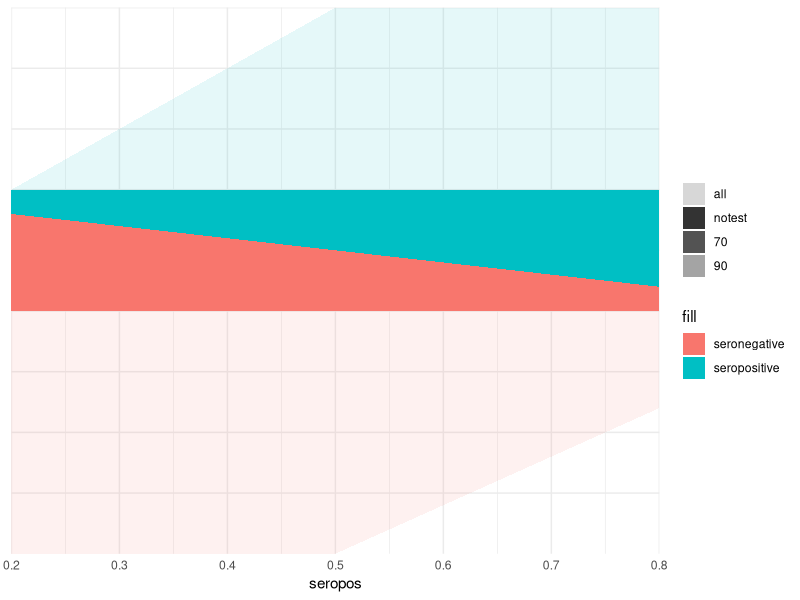

Write the R code that produced this figure.

suppressPackageStartupMessages({
  require(data.table)
  require(ggplot2)
  require(patchwork)
})

#' panel A: with increasing seroprevalence, increasing
#' coverage enabled by testing

PPDmul <- function(TNR, TPR, seropos) TNR + seropos*(1+TPR-TNR)

ref <- data.table(seropos = seq(0,1,by=0.01))

covaxcoverage <- .2

ref[, notest_sp := covaxcoverage*seropos ]
ref[, notest_sn := covaxcoverage*(1-seropos) ]
ref[, test70_sp := notest_sp*(PPDmul(1, .7, seropos) - 1) ]
ref[, test70_sn := notest_sn*(PPDmul(1, .7, seropos) - 1) ]
ref[, test90_sp := notest_sp*(PPDmul(1, .9, seropos)-1) - test70_sp ]
ref[, test90_sn := notest_sn*(PPDmul(1, .9, seropos)-1) - test70_sn ]

ref.mlt <- melt.data.table(
  ref,
  id.vars = "seropos"
)[, c("scenario", "serostatus") := tstrsplit(variable, "_")]

ref.mlt[,
  ord := 2*c("notest"=2,"test70"=1,"test90"=0)[scenario]+c(sp=0, sn=1)[serostatus]
]

ref.mlt[, value := ifelse(serostatus == "sn", -value, value) ]

ref[, costlim70 := PPDmul(1, .7, seropos) - 1 ]
ref[, costlim90 := PPDmul(1, .9, seropos) - 1 ]

alpha_scale <- scale_alpha_manual(
  "Test Performance",
  labels = c(
    "notest"="(No Test)",
    "test70"="70% Sensitivity",
    "test90"="90% Sensitivity"
  ),
  values = c("notest"=.75, "test70"=.5, "test90"=.25)
) 

p.coverage <- ggplot(ref.mlt) +
  aes(seropos, value, group = ord, fill = serostatus, alpha = scenario) +
  geom_area() +
  coord_cartesian(xlim = c(0.2, 0.8), 
                  #ylim = c(0, 0.5), 
                  expand = FALSE) +
  alpha_scale + 
  scale_fill_manual(
    "Vaccinee Serostatus",
    breaks = c("sp","sn"),
    labels = c(sn="Negative", sp="Positive"),
    values = c(sn="dodgerblue", sp="firebrick")
  ) +
  scale_y_continuous("Immunized Fraction", 
                     labels = abs,
                     #breaks = seq(-0.25, 0.5,by =  0.25), 
                     minor_breaks = NULL) +
  scale_x_continuous("Seroprevalence") +
  theme_minimal() +
  theme(
    legend.position = c(0, 1), legend.justification = c(0, 1)
  )

p.coverage.total <- ggplot(ref.mlt) +
  aes(seropos, value, group = ord, fill = serostatus, alpha = scenario) +
  coord_cartesian(xlim = c(0.2, 0.8), ylim = c(0, 1), expand = FALSE) +
  alpha_scale + 
  geom_line(aes(seropos, y=covaxcoverage, alpha = "notest"), 
            ref, inherit.aes = FALSE, show.legend = F) +
  geom_line(aes(seropos, y=(costlim70+1)*covaxcoverage, alpha = "test70"),
            ref, inherit.aes = FALSE, show.legend = F) +
  geom_line(aes(seropos, y=(costlim90+1)*covaxcoverage, alpha = "test90"), 
            ref, inherit.aes = FALSE, show.legend = F) +
  scale_y_continuous("Total Immunized Fraction", 
                     labels = abs,
                     #limits = c(0,1),
                     minor_breaks = NULL) +
  scale_x_continuous("Seroprevalence") +
  theme_minimal() +
  theme(
    legend.position = c(0, 1), legend.justification = c(0, 1)
  )

p.cost <- ggplot(ref) +
  aes(seropos) +
  geom_blank(aes(alpha = "notest"), show.legend = FALSE) +
  geom_line(aes(y=costlim70, alpha = "test70"), show.legend = FALSE) +
  geom_line(aes(y=costlim90, alpha = "test90"), show.legend = FALSE) +
  coord_cartesian(xlim = c(0.2, 0.8), ylim = c(0, 1), expand = FALSE) +
  scale_x_continuous("Seroprevalence") +
  scale_y_continuous("Cost-Limit for Testing,\nas a Fraction of Dose Cost",
                     minor_breaks = NULL,
                     labels = function(x){sprintf("%g",x)}) +
  alpha_scale +
  theme_minimal() +
  theme(
    legend.position = c(0, 1), legend.justification = c(0, 1)
  )

res.p <- p.coverage / (p.coverage.total + p.cost) +
  plot_annotation(tag_levels = "A") +
  plot_layout(guides = "collect")

# ref[, test70_sp := notest_sp*PPDmul(1, .7, seropos) ]
# ref[, test70_sn := notest_sn*PPDmul(1, .7, seropos) ]
# ref[, test90_sp := notest_sp*PPDmul(1, .9, seropos) ]
# ref[, test90_sn := notest_sn*PPDmul(1, .9, seropos) ]

#' want rectangle for the no-test coverage, sn expanding below 0,
#' sp expanding above rectangle

ref[, c(
  "allsn", "sn90", "sn70", "sn",
  "sp", "sp70", "sp90", "allsp"
) := .(
  notest_sn - (1-seropos),
  notest_sn - test90_sn,
  notest_sn - test70_sn,
  notest_sn,
  notest_sn + notest_sp,
  notest_sn + test70_sp,
  notest_sn + test90_sp,
  seropos
)]

ref.mlt <- melt.data.table(
  ref, id.vars = "seropos"
)

ggplot(ref) + aes(seropos) +
  geom_ribbon(aes(
    ymin = allsn, ymax = sn90,
    fill = "seronegative", alpha = "all")
  ) +
  geom_ribbon(aes(
    ymin=sn90, ymax=sn70,
    fill = "seronegative", alpha = "90"
  )) +
  geom_ribbon(aes(
    ymin=sn70, ymax = 0,
    fill = "seronegative", alpha = "70"
  )) +
  geom_ribbon(aes(
    ymax=allsp, ymin = sp90,
    fill = "seropositive", alpha = "all"
  )) +
  geom_ribbon(aes(
    ymax = sp90, ymin = sp70,
    fill = "seropositive", alpha = "90"
  )) +
  geom_ribbon(aes(
    ymax = sp70, ymin = sp,
    fill = "seropositive", alpha = "70"
  )) +
  geom_ribbon(aes(
    ymax = sp, ymin = sn,
    fill = "seropositive", alpha = "notest"
  )) +
  geom_ribbon(aes(
    ymax = sn, ymin = 0,
    fill = "seronegative", alpha = "notest"
  )) +
  coord_cartesian(
    xlim = c(.2, .8),
    ylim = c(-.4, .5),
    expand = FALSE
  ) +
  scale_alpha_manual(
    name = NULL,
    breaks = c("all", "notest", "70", "90"),
    values = c("all"=.1, "90"=.25, "70"=.6, "notest" = 1)
  ) +
  scale_y_continuous(NULL, breaks = 0.1+seq(-.4,.4,.1), minor_breaks = NULL) +
  theme_minimal() +
  theme(
    axis.text.y = element_blank()
  )
